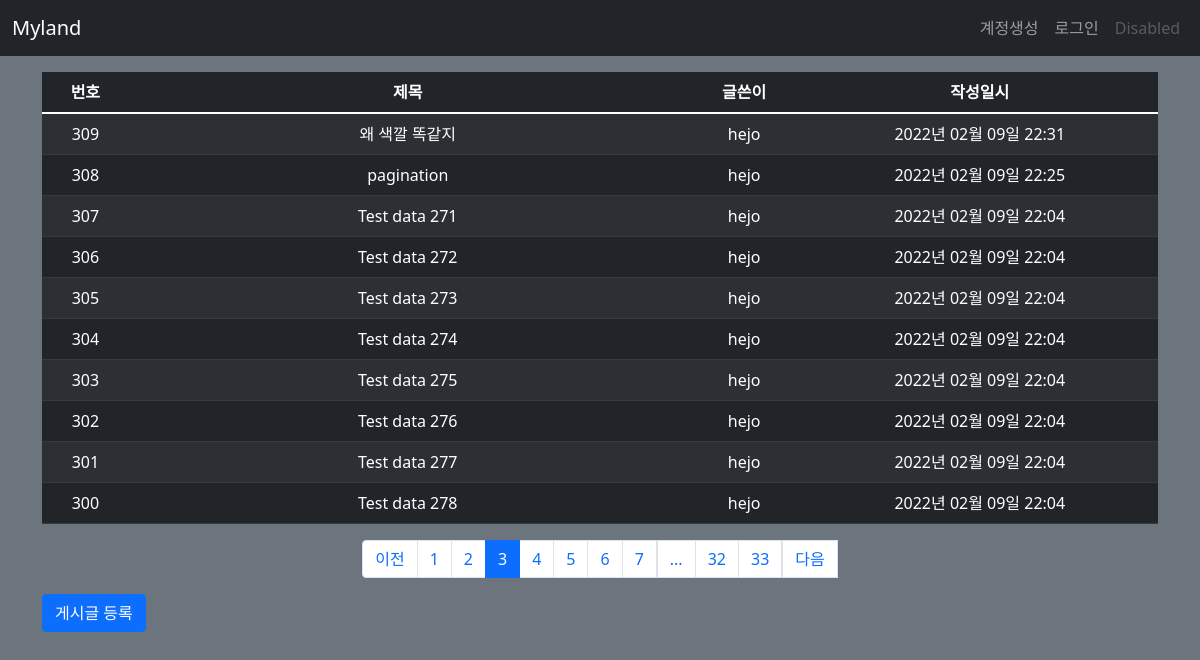
Page /post/list/?page=3 on the committed database.
### myland/models.py (models this page shows)
class Post(db.Model):
    id = db.Column(db.Integer, primary_key=True)
    title = db.Column(db.String(200), nullable=False)
    content = db.Column(db.Text, nullable=False)
    create_date = db.Column(db.DateTime(), nullable=False)
    user_id = db.Column(db.Integer, db.ForeignKey('user.id', ondelete='CASCADE'), nullable=False)
    user = db.relationship('User', backref=db.backref('post_set'))
    modify_date = db.Column(db.DateTime(), nullable=True)

class User(db.Model):
    id = db.Column(db.Integer, primary_key=True)
    username = db.Column(db.String(150), unique=True, nullable=False)
    password = db.Column(db.String(200), nullable=True)
    email = db.Column(db.String(120), unique=True, nullable=False)
    modify_date = db.Column(db.DateTime(), nullable=True)

### myland/views/post_views.py (the view)
@bp.route('/list/')
def _list():
    page = request.args.get('page', type=int, default=1)
    post_list = Post.query.order_by(Post.create_date.desc())
    post_list = post_list.paginate(page, per_page=10)
    return render_template('post/post_list.html', post_list=post_list)

### myland/filter.py (called while the page is built)
def format_datetime(value, fmt='%Y년 %m월 %d일 %H:%M'):
    return value.strftime(fmt)

### myland/views/auth_views.py (called while the page is built)
@bp.before_app_request
def load_logged_in_user():
    user_id = session.get('user_id')
    if user_id is None:
        g.user = None
    else:
        g.user = User.query.get(user_id)

### myland/templates/post/post_list.html
{% extends 'base.html' %}
{% block content %}
<div class="container my-3">
  <table class="table table-dark table-striped table-hover">
    <thead>
    <tr class="text-center">
      <th>번호</th>
      <th style="width:50%">제목</th>
      <th>글쓴이</th>
      <th>작성일시</th>
    </tr>
    </thead>
    <tbody>
    {% if post_list %}
    {% for post in post_list.items %}
    <tr class="text-center">
      <td>{{ post_list.total - ((post_list.page - 1) * post_list.per_page) - loop.index0 }}</td>
      <td class="text-left">
        <a href="{{ url_for('post.detail', post_id=post.id) }}" style="text-decoration-line: none; color: white;">{{ post.title }}</a>
      </td>
      <td>{{ post.user.username }}</td>
      <td>{{ post.create_date|datetime }}</td>
    </tr>
    {% endfor %}
    {% else %}
    <tr>
      <td colspan="3">게시글이 없습니다.</td>
    </tr>
    {% endif %}
    </tbody>
  </table>
  <ul class="pagination justify-content-center">
    {% if post_list.has_prev %}
    <li class="page-item">
      <a class="page-link" href="?page={{ post_list.prev_num }}">이전</a>
    </li>
    {% else %}
    <li class="page-item disabled">
      <a class="page-link" tabindex="-1" aria-disabled="true" href="#">이전</a>
    </li>
    {% endif %}
    {% for page_num in post_list.iter_pages() %}
      {% if page_num %}
        {% if page_num != post_list.page %}
        <li class="page-item">
          <a class="page-link" href="?page={{ page_num }}">{{ page_num }}</a>
        </li>
        {% else %}
        <li class="page-item active" aria-current="page">
          <a class="page-link" href="#">{{ page_num }}</a>
        </li>
        {% endif %}
      {% else %}
        <li class="disabled">
          <a class="page-link" href="#">...</a>
        </li>
      {% endif %}
    {% endfor %}
    {% if post_list.has_next %}
    <li class="page-items">
      <a class="page-link" href="?page={{ post_list.next_num }}">다음</a>
    </li>
    {% else %}
    <li class="page-item disabled">
      <a class="page-link" tabindex="-1" aria-disabled="true" href="#">다음</a>
    </li>
    {% endif %}
  </ul>
  <a href="{{ url_for('post.create') }}" class="btn btn-primary">게시글 등록</a>
</div>
{% endblock %}

### rows in the picture
Post: id "309", title "왜 색깔 똑같지", user.username "hejo", create_date "2022년 02월 09일 22:31"
Post: id "308", title "pagination", user.username "hejo", create_date "2022년 02월 09일 22:25"
Post: total "307", title "Test data 271", user.username "hejo", create_date "2022년 02월 09일 22:04"
Post: total "306", title "Test data 272", user.username "hejo", create_date "2022년 02월 09일 22:04"
Post: total "305", title "Test data 273", user.username "hejo", create_date "2022년 02월 09일 22:04"
Post: total "304", title "Test data 274", user.username "hejo", create_date "2022년 02월 09일 22:04"
Post: total "303", title "Test data 275", user.username "hejo", create_date "2022년 02월 09일 22:04"
Post: total "302", title "Test data 276", user.username "hejo", create_date "2022년 02월 09일 22:04"
Post: total "301", title "Test data 277", user.username "hejo", create_date "2022년 02월 09일 22:04"
Post: total "300", title "Test data 278", user.username "hejo", create_date "2022년 02월 09일 22:04"

### other values in the picture
{{ page_num }} "1" "2" "4" "5" "6" "7" "32" "33"
{{ page_num }} "3"
